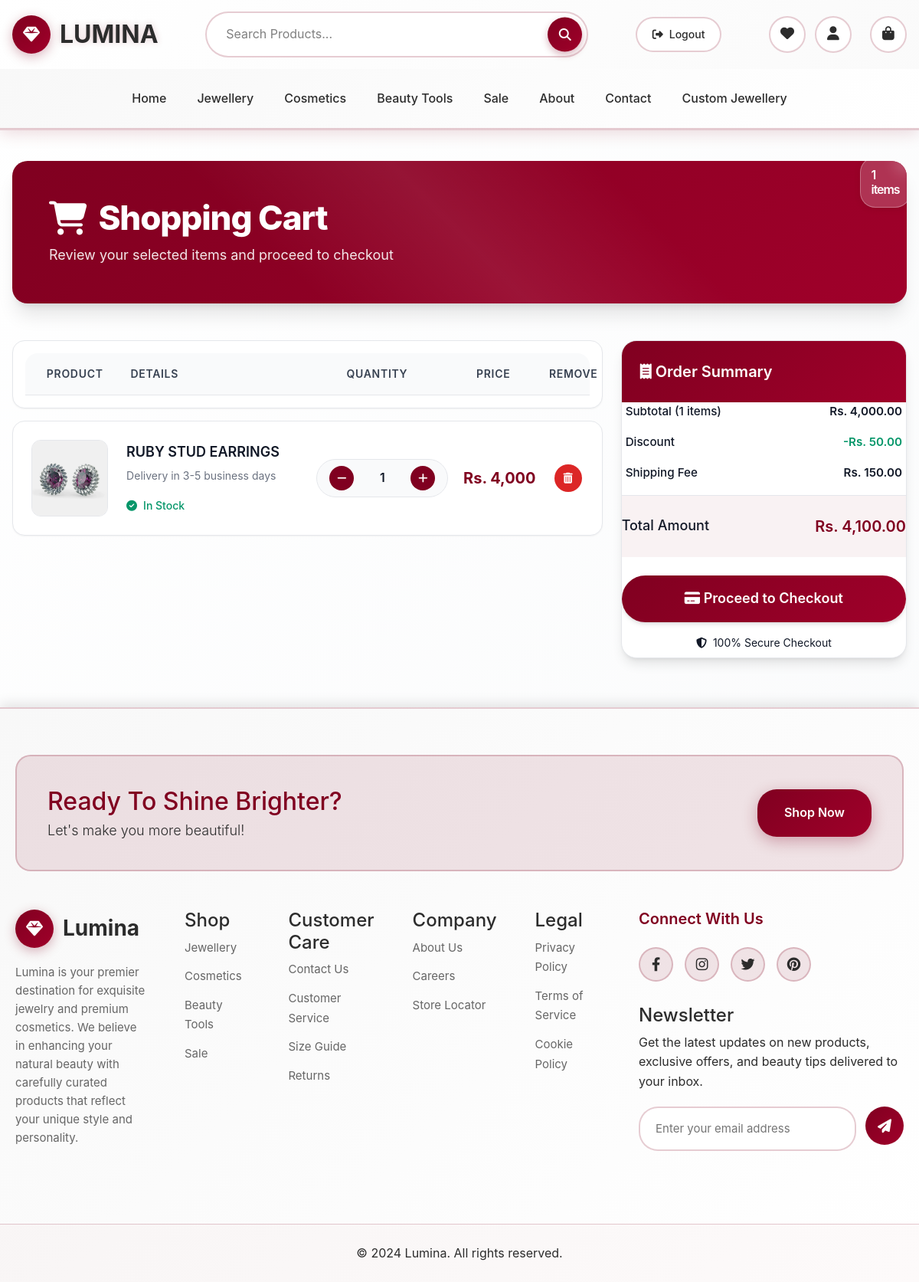
Page /cart/cart.php (signed in) on the committed database.
### tables this page shows
CREATE TABLE `cart` (
  `user_id` int(255) NOT NULL,
  `item` int(11) NOT NULL,
  `product_image` varchar(500) NOT NULL,
  `product_name` varchar(500) NOT NULL,
  `product_price` int(255) NOT NULL,
  `quantity` int(255) NOT NULL
);

### cart/cart.php (the view, shortened to what this page needs)
<?php include '../includes/header.php' ?>
<!DOCTYPE html>
<html lang='en'>
<head>
    <link rel='stylesheet' href='https://cdn.jsdelivr.net/npm/bootstrap-icons@1.11.1/font/bootstrap-icons.css'>
    <link href="https://cdnjs.cloudflare.com/ajax/libs/font-awesome/6.4.0/css/all.min.css" rel="stylesheet">
</head>
<body>
<div class="cart-wrapper">
    <div class="container">
        <?php
        include '../includes/connection.php';
        if (isset($_SESSION['user_id'])) {
            $user_id = $_SESSION['user_id'];
            $query = "SELECT * FROM cart WHERE user_id='$user_id'";
            $sql = mysqli_query($conn, $query);
            $total = mysqli_num_rows($sql);
            $subtotal = 0;
            if ($total > 0) {
                echo '<div class="page-header">
                        <div class="container">
                            <h1><i class="fas fa-shopping-cart"></i> Shopping Cart<span class="cart-count">' . $total . ' items</span></h1>
                            <p>Review your selected items and proceed to checkout</p>
                        </div>
                      </div>';
                ?>
                <div class="row g-4">
                    <div class="col-lg-8">
                        <div class="product-card p-3 mb-3">
                            <div class="cart-header p-3">
                                <div class="row align-items-center">
                                    <div class="col-md-2 text-center">Product</div>
                                    <div class="col-md-4">Details</div>
                                    <div class="col-md-3 text-center">Quantity</div>
                                    <div class="col-md-2 text-center">Price</div>
                                    <div class="col-md-1 text-center">Remove</div>
                                </div>
                            </div>
                        </div>
                        <?php
                        while ($data = mysqli_fetch_assoc($sql)) {
                            $item_total = (float)$data['product_price'] * (int)$data['quantity'];
                            $subtotal += $item_total;
                            ?>
                            <div class='product-card p-4'>
                                <div class='row align-items-center'>
                                    <div class='col-lg-2 col-md-3 mb-3 mb-md-0'>
                                        <img src="<?php echo $data['product_image'] ?>" alt='<?php echo $data['product_name'] ?>' class='product-image'>
                                    </div>
                                    <div class='col-lg-4 col-md-5 mb-3 mb-md-0'>
                                        <h6 class='product-name'><?php echo $data['product_name'] ?></h6>
                                        <p class="delivery-info"><?php
                                        if($data['product_name']=="Customized jewellery"){
                                            echo"Delivery in 7-14 business days";
                                        }else{
                                            echo"Delivery in 3-5 business days";
                                        }
                                        ?></p>
                                        <div class="stock-status">
                                            <i class="fas fa-check-circle"></i>
                                            <span>In Stock</span>
                                        </div>
                                    </div>
                                    <div class='col-lg-3 col-md-2 mb-3 mb-md-0'>
                                        <div class='quantity-controls'>
                                            <a href="minusone.php?item=<?php echo $data['item'] ?>" class='quantity-btn'>
                                                <i class="fas fa-minus"></i>
                                            </a>
                                            <input type='text' class='quantity-input' value="<?php echo $data['quantity'] ?>" readonly>
                                            <a href="addone.php?item=<?php echo $data['item'] ?>" class='quantity-btn'>
                                                <i class="fas fa-plus"></i>
                                            </a>
                                        </div>
                                    </div>
                                    <div class='col-lg-2 col-md-1 mb-3 mb-md-0'>
                                        <div class='price-display'>Rs. <?php echo number_format($data['product_price']); ?></div>
                                    </div>
                                    <div class='col-lg-1 col-md-1'>
                                        <a href="remove.php?item=<?php echo $data['item'] ?>" class="remove-btn" onclick="return confirm('Are you sure you want to remove this item from your cart?')" title="Remove from cart">
                                            <i class='fas fa-trash-alt'></i>
                                        </a>
                                    </div>
                                </div>
                            </div>
                            <?php
                        }
                        $discount = 50.00;
                        $shipping = 150;
                        $Total = $subtotal - $discount + $shipping;
                        ?>
                    </div>
                    <div class='col-lg-4'>
                        <div class='summary-card'>
                            <div class='summary-header'>
                                <i class="fas fa-receipt"></i> Order Summary
                            </div>
                            <div class='summary-row'>
                                <span>Subtotal (<?php echo $total; ?> items)</span>
                                <span>Rs. <?php echo number_format($subtotal, 2); ?></span>
                            </div>
                            <div class='summary-row'>
                                <span>Discount</span>
                                <span class='discount-amount'>-Rs. <?php echo number_format($discount, 2); ?></span>
                            </div>
                            <div class='summary-row'>
                                <span>Shipping Fee</span>
                                <span>Rs. <?php echo number_format($shipping, 2); ?></span>
                            </div>
                            <div class='total-row summary-row'>
                                <span>Total Amount</span>
                                <span class='total-amount'>Rs. <?php echo number_format($Total, 2); ?></span>
                            </div>
                            <button href="" class='checkout-btn'>
                                <i class="fas fa-credit-card"></i><a href="../checkout/checkout.php"> Proceed to Checkout</a>
                    </button>
                            <div class='security-badge'>
                                <i class='fas fa-shield-alt'></i>
                                <span>100% Secure Checkout</span>
                            </div>
                        </div>
                    </div>
                </div>
                <?php
            }
        }
        ?>
    </div>
</div>
</body>
</html>
<?php include '../includes/footer.php'?>

### includes/header.php (style rules this page uses)
* { margin: 0; padding: 0; box-sizing: border-box; }
body { font-family: 'Georgia', serif; line-height: 1.6; color: #2c2c2c; background: linear-gradient(135deg, #ffffff 0%, #f8f8f8 50%, #ffffff 100%); min-height: 100vh; }
.container { max-width: 1200px; margin: 0 auto; padding: 0 20px; }
.cart-count { position: absolute; top: -5px; right: -5px; background: linear-gradient(135deg, #800020 0%, #a0002a 100%); color: #ffffff; font-size: 11px; font-weight: bold; width: 20px; height: 20px; border-radius: 50%; display: flex; align-items: center; justify-content: center; box-shadow: 0 2px 6px rgba(128, 0, 32, 0.4); }

### rows in the picture
cart: product_image (picture), product_name "RUBY STUD EARRINGS", shows "Delivery in 3-5 business days", quantity "1", product_price "4,000"

### other values in the picture
$total "1"
$subtotal "4,000.00"
$discount "50.00"
$shipping "150.00"
$Total "4,100.00"
